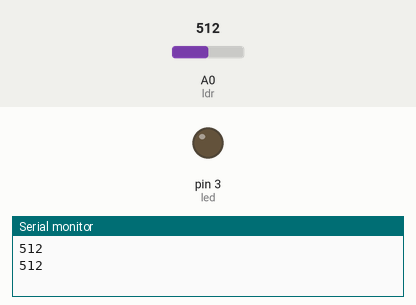
Simulated run of this sketch. Board: Arduino Uno, built with avr-gcc and run on an emulated ATmega328P. On the bench: output pins drawn as LEDs (lit = HIGH), the last lines printed to the serial monitor. The inputs (shaded band) are chosen by the test bench; at power-on: A0 (ldr) = 512.

Above: at 1.3 s.
1.4 s: A0 (ldr) set to 160
2.9 s: A0 (ldr) set to 142
At 3.4 s:
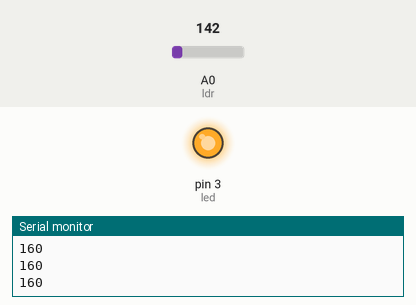
4.5 s: A0 (ldr) set to 306
At 5.7 s:
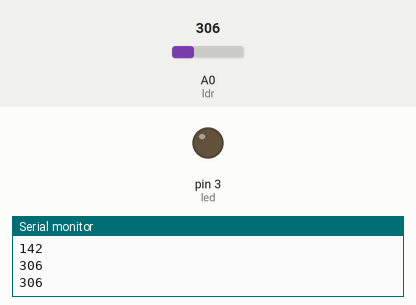
6.0 s: A0 (ldr) set to 140
At 7.0 s:
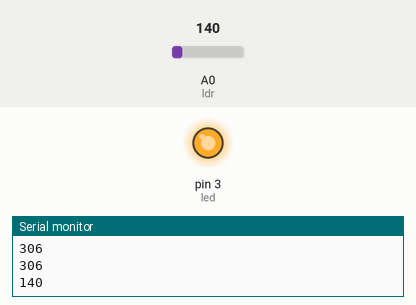
Timing chart, 0 to 8.5 s (numbered marks = the images above; inputs shaded):
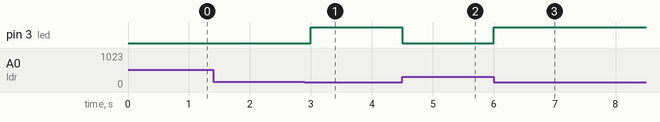

Measured:
- the behaviour switches between 150 and 149 on A0 (ldr) (found by bisection; images 0 and 1)
- after the input at 2.9 s, pin 3 (led): LOW → HIGH after 0.10 s
- after the input at 4.5 s, pin 3 (led): HIGH → LOW at once
- after the input at 6.0 s, pin 3 (led): LOW → HIGH at once

The sketch:

aula13-sensorluminosidade.ino
```cpp
# define led 3
# define ldr A0

int vldr=0;


void setup() {
  pinMode(led,OUTPUT);
  pinMode(ldr,INPUT);
  Serial.begin(9600);


}

void loop() {

 vldr=analogRead(ldr);
 if (vldr<150){
    digitalWrite(led,HIGH);
  }else{
    digitalWrite(led,LOW);
    }
 delay(500);
  Serial.println(vldr);

}
```
